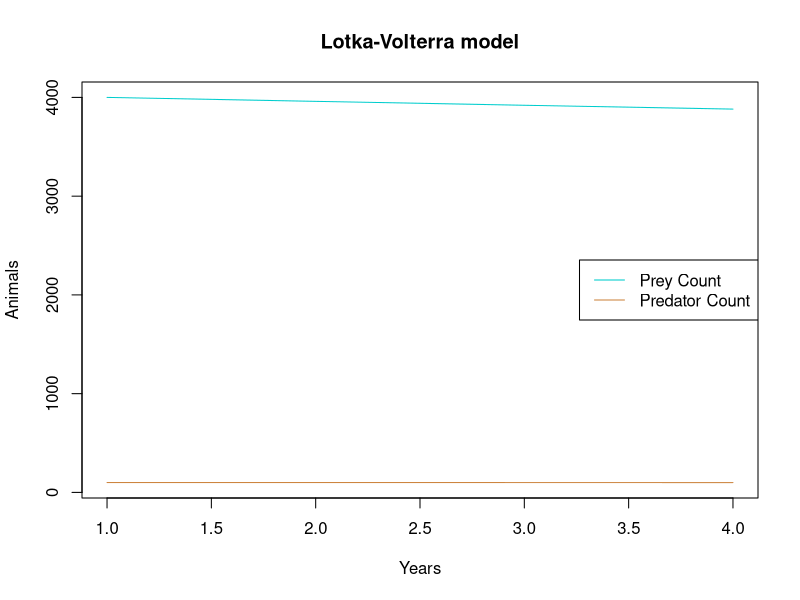

Here is the R script that generated this plot: (Note: this script raises an error after producing the figure.)
## ---- chunk 1
incomes <- state.x77[,2] 
incomesf <- factor(state.region)

tapplyMean <- tapply(X = incomes,
                      INDEX = incomesf, 
                      FUN = mean)
tapplyMean

aggCount <- aggregate(x = incomes, 
          by = list(incomesf), 
          FUN = mean)

aggCount
## ---- chunk 2
illit <- state.x77[,3] 
illitf <- factor(state.division)

tapplyMax <- tapply(X = illit,
                      INDEX = illitf, 
                      FUN = max)
tapplyMax
aggCount <- aggregate(x = illit, 
          by = list(illitf), 
          FUN = max)

aggCount
## ---- chunk 3
states <- state.x77[,0]
statesf <- factor(state.region)

tapplyCount <- tapply(X = statesf,
                      INDEX = state.region, 
                      FUN = length)
tapplyCount

aggCount <- aggregate(x = state.region, 
          by = list(statesf), 
          FUN = length)

aggCount
## ---- chunk 4
# states <- state.x77[,0]
statesf <- factor(state.division)

tapplyNames <- tapply(X = state.name,
                      INDEX = state.division, 
                      FUN = function(x) {x})
tapplyNames

aggCount <- aggregate(x = state.name, 
          by = list(statesf), 
          FUN = function(x) {paste(x, collapse = ", ")})

aggCount
## ---- chunk 5
state.size <- cut(x = state.x77[, "Population"], 
                  breaks = c(0, 2000, 10000, Inf), 
                  labels = c("Small", "Medium", "Large")
                  )
## ---- chunk 6
hsRates <- state.x77[,6]
df <- cbind.data.frame(hsRates, state.region, state.size)

tapplyMed <- tapply(X = hsRates, 
                    INDEX = list(state.region, state.size), 
                    FUN = median)
  
tapplyMed 

aggMed <- aggregate(x = hsRates ~ state.region + state.size, 
                    data = df, 
                    FUN = median, 
                    na.rm = T)
aggMed
## ---- chunk 7
data(mtcars)

mad <- function(x) {
  median <- median(x, na.rm = TRUE)
  mad <- median(abs(x - median), na.rm = TRUE)  
  1.4826 * mad
}

madDf <- apply(X = mtcars,
                     MARGIN = 2,
                     FUN = mad)

madDf
## ---- chunk 8
madDirect <- function(x) {
  median <- median(x, na.rm = TRUE)  
  deviations <- abs(sweep(x = as.matrix(x),
                          MARGIN = 2,
                          STATS = median)
                    )  
  mad <- median(deviations, na.rm = TRUE)  
  1.4826 * mad
}

madDdf <- apply(X = mtcars,
              MARGIN = 2,
              FUN = madDirect)

madDdf
## ---- chunk 9
forfunc <- function(x, n) {
  result <- 0
  for (i in 0:n) {  
    result <- result + x^i 
  }
  result
}
## ---- chunk 10
whilefunc <- function(x, n) {
  result <- 0  
  i <- 0  
  while (i <= n) { 
    result <- result + x^i  
    i <- i + 1  
  }
  result  
}
## ---- chunk 11
# because life
set.seed(42)
## ---- chunk 12
xVal <- 0.3
nVal <- 500

system.time(expr = 
"forRes <- forfunc(xVal, nVal)
forRes"
)

system.time(
"whielRes <- whilefunc(xVal, xVal)
whielRes"
)

xVal <- 0.3
nVal <- 5000

system.time(expr = 
"forRes <- forfunc(xVal, nVal)
forRes"
)

system.time(
"whielRes <- whilefunc(xVal, xVal)
whielRes"
)

xVal <- 1.01
nVal <- 500

system.time(expr = 
"forRes <- forfunc(xVal, nVal)
forRes"
)

system.time(
"whielRes <- whilefunc(xVal, xVal)
whielRes"
)

xVal <- 1.01
nVal <- 5000

system.time(expr = 
"forRes <- forfunc(xVal, nVal)
forRes"
)

system.time(
"whielRes <- whilefunc(xVal, xVal)
whielRes"
)
## ---- chunk 13
xVal <- 0.3
nVal <- 500

t1 <- Sys.time()
forRes <- forfunc(xVal, nVal)
forRes
t2 <- Sys.time()
t2 - t1

t1 <- Sys.time()
whileRes <- whilefunc(xVal, xVal)
whileRes
t2 <- Sys.time()
t2 - t1
## ---- chunk 14
xVal <- 0.3
nVal <- 5000

t1 <- Sys.time()
forRes <- forfunc(xVal, nVal)
forRes
t2 <- Sys.time()
t2 - t1

t1 <- Sys.time()
whileRes <- whilefunc(xVal, xVal)
whileRes
t2 <- Sys.time()
t2 - t1
## ---- chunk 15
xVal <- 1.01
nVal <- 500

t1 <- Sys.time()
forRes <- forfunc(xVal, nVal)
forRes
t2 <- Sys.time()
t2 - t1

t1 <- Sys.time()
whileRes <- whilefunc(xVal, xVal)
whileRes
t2 <- Sys.time()
t2 - t1
## ---- chunk 16
xVal <- 1.01
nVal <- 5000

t1 <- Sys.time()
forRes <- forfunc(xVal, nVal)
forRes
t2 <- Sys.time()
t2 - t1

t1 <- Sys.time()
whileRes <- whilefunc(xVal, xVal)
whileRes
t2 <- Sys.time()
t2 - t1
## ---- chunk 17
bx <- 0.04  
dx <- 0.0005  
by <- 0.1  
dy <- 0.2  

prey <- 4000  
predator <- 100 

preyList <- c(prey)
predatorList <- c(predator)

while (prey > 3900) {
  newPrey <- prey + bx * prey - dx * prey * predator
  newPredator <- predator + by * dx * prey * predator - dy * predator
  # this is a lot like recursion, which
  # is a lot like recursion, which
  # is a lot like...
  preyList <- c(preyList, newPrey)
  predatorList <- c(predatorList, newPredator)
  
  prey <- newPrey
  predator <- newPredator
}
## ---- chunk 18
plot(preyList, 
     type="l", 
     col="cyan3", 
     ylim=c(min(c(preyList, predatorList)), max(c(preyList, predatorList))),
     xlab="Years", 
     ylab="Animals",
     main="Lotka-Volterra model")
lines(predatorList, 
      col="tan3")
legend("right", 
       inset=0,
       legend=c("Prey Count", "Predator Count"), 
       col=c("cyan3", "tan3"), 
       lty=1)
## ---- chunk 19
knitr::include_graphics("sawIt.jpg")
## ---- chunk 20
ohCrap <- function() {
  roll1 <- sum(sample(1:6, 2, replace = TRUE))
  if (roll1 == 7 || roll1 == 11) {
    return("Player 1 wins on the first roll!")
  } else {
    point <- roll1
    repeat {
      rollN <- sum(sample(1:6, 2, replace = TRUE))
      if (rollN == point) {
        return("Player 1 wins!")
      }
      if (rollN == 7 || rollN == 11) {
        return("Player 1 loses!")
      }
    }
  }
}

print("Let's play a game!")
rep(ohCrap(), 10)
## ---- chunk 21
t <- seq(from = 0, to = 1, by = 0.001)

# xt <- sqrt(t)
# yt <- 2 * pi * t

xt <- sqrt(t) * cos(2 * pi * t)
yt <- sqrt(t) * sin(2 * pi * t)

plot(x = xt, 
     y = yt, 
     type = "l",
     main = "Look, A Spiral!")
## ---- chunk 22
t <- seq(from = 0, to = 1, by = 0.001)

xt <- numeric(length(t))
yt <- numeric(length(t))

for (i in 1:length(t)) {
  xt[i] <- sqrt(t[i]) * cos(2 * pi * t[i])
  yt[i] <- sqrt(t[i]) * sin(2 * pi * t[i])
}

plot(x = xt, 
     y = yt, 
     type = "l",
     main = "Look, A Spiral, Again!")
## ---- chunk 23
x <- matrix(rnorm(n = 500), ncol = 5)
varx <- var(x)
## ---- chunk 24
# start
x <- matrix(rnorm(n = 500), ncol = 5)
varx <- var(x)

# the problem
std_devs <- sqrt(diag(varx))

rowSweep <- sweep(x = varx,
                  MARGIN = 1,
                  STATS = std_devs, 
                  FUN = "/")

# 5x5 matrix 
corR <- sweep(x = rowSweep, 
              MARGIN = 2, 
              STATS = std_devs, 
              FUN = "/")
corR
